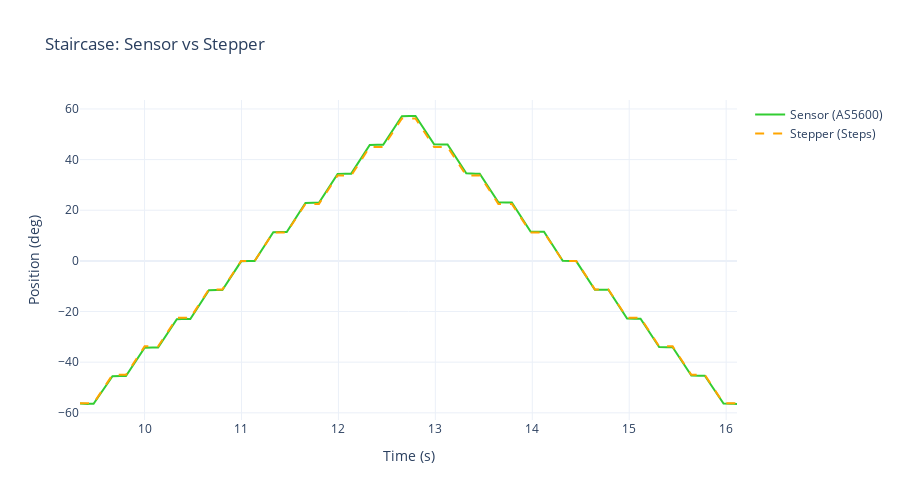

Notebook source saved alongside this figure:
### Markdown cell above
## Sensor vs Stepper Comparison

### Code cell
# Compare sensor vs stepper (ignore target in open-loop)
fig1 = go.Figure()

fig1.add_trace(go.Scatter(
    x=df['time_s'], y=df['sensor_deg'],
    name='Sensor (AS5600)', mode='lines',
    line=dict(color='rgb(50, 205, 50)', width=2)
))

fig1.add_trace(go.Scatter(
    x=df['time_s'], y=df['stepper_deg'],
    name='Stepper (Steps)', mode='lines',
    line=dict(color='rgb(255, 165, 0)', width=2, dash='dash')
))

fig1.update_layout(
    title='Staircase: Sensor vs Stepper',
    xaxis_title='Time (s)',
    yaxis_title='Position (deg)',
    height=500,
    hovermode='x unified',
    template='plotly_white'
)

fig1.show()

### Figure 1 — Plotly figure (JSON) as saved in the notebook; plotly's stock layout.template omitted (floating-point values rounded to 4 significant figures; data arrays with more than 128 entries replaced by an {"elided": "..."} marker saying what was removed)
{"data": [{"line": {"color": "rgb(50, 205, 50)", "width": 2}, "mode": "lines", "name": "Sensor (AS5600)", "type": "scatter", "x": {"elided": "168 float values"}, "y": {"elided": "168 float values"}}, {"line": {"color": "rgb(255, 165, 0)", "dash": "dash", "width": 2}, "mode": "lines", "name": "Stepper (Steps)", "type": "scatter", "x": {"elided": "168 float values"}, "y": {"elided": "168 float values"}}], "layout": {"height": 500, "hovermode": "x unified", "title": {"text": "Staircase: Sensor vs Stepper"}, "xaxis": {"title": {"text": "Time (s)"}}, "yaxis": {"title": {"text": "Position (deg)"}}}}
